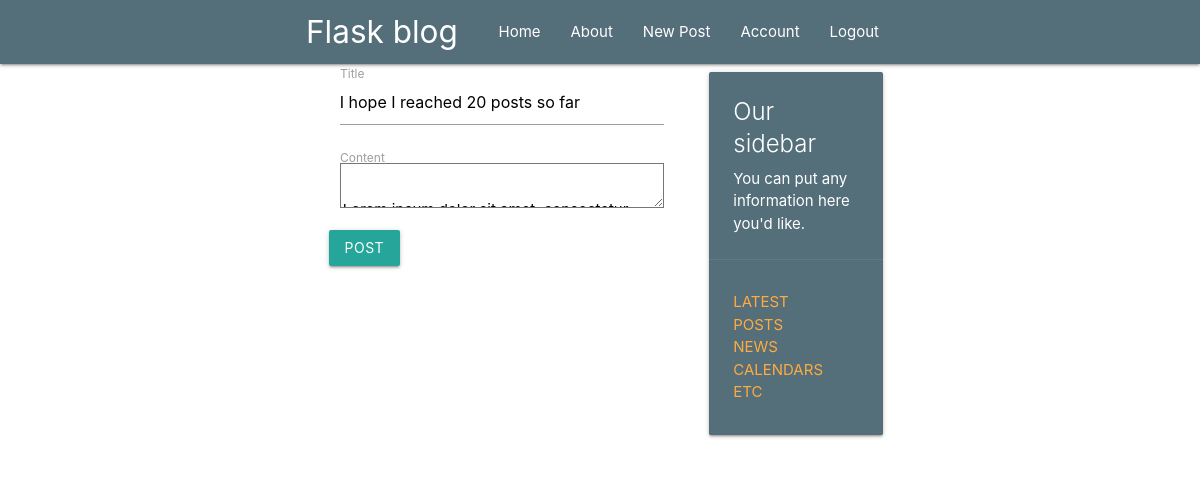
The page /post/26/update (signed in) on the database as committed earlier.
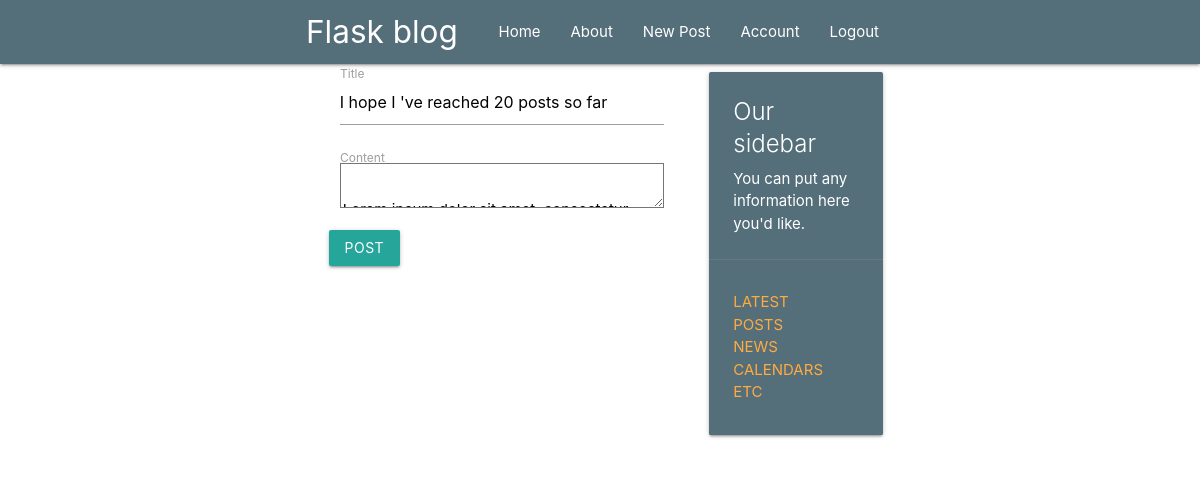
The same page on the database as committed later.
### flaskblog/models.py (models this page shows, shortened)
class Post(db.Model):
    id = db.Column(db.Integer, primary_key=True)
    title = db.Column(db.String(100), nullable=False)
    date_posted = db.Column(db.DateTime, nullable=False,
                            default=datetime.utcnow)
    content = db.Column(db.Text, nullable=False)
    user_id = db.Column(db.Integer, db.ForeignKey('user.id'), nullable=False)

### flaskblog/posts/routes.py (the view)
@posts.route('/post/<int:post_id>/update', methods=['GET', 'POST'])
@login_required
def update_post(post_id):
    post = Post.query.get_or_404(post_id)
    if post.author != current_user:
        abort(403)
    form = PostForm()
    if form.validate_on_submit():
        post.title = form.title.data
        post.content = form.content.data
        db.session.commit()
        flash('Your post has been updated!')
        return redirect(url_for('posts.post', post_id=post_id))
    elif request.method == 'GET':
        form.title.data = post.title
        form.content.data = post.content
    form.title.data = post.title
    form.content.data = post.content
    return render_template('create_post.html', title='Update Post', form=form)

### flaskblog/posts/forms.py
class PostForm(FlaskForm):
    title = StringField('Title', validators=[DataRequired()])
    content = TextAreaField('Content', validators=[DataRequired()])
    submit = SubmitField('Post')

### flaskblog/models.py (called while the page is built)
@login_manager.user_loader
def load_user(user_id):
    return User.query.get(int(user_id))

### flaskblog/templates/create_post.html (shortened to what this page needs)
{% extends "layout.html" %}
{% block content %}
<div>
    <form class="col s12" method="POST">
        <div class="input-field col s12">
            {{ form.title() }}
            {{ form.title.label() }}
        </div>
        <div class="input-field col s12">
            {{ form.content() }}
            {{ form.content.label() }}
        </div>
        <div class="row">
            <div class="col s6">
                {{ form.submit(class="btn") }}
            </div>
        </div>
    </form>
</div>
{% endblock content%}

Rows that differ between the two databases and show on the page:
changed Post: title "I hope I reached 20 posts so far" → "I hope I 've reached 20 posts so far"
